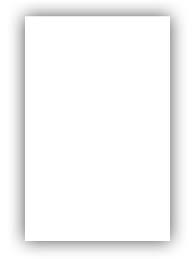
#> input picture Phase 2 (Image Transformations & Manipulation)/Image Drawing function/images.jpeg, 195 x 259 px, found by its file name
$ python drawing_line.py
#> lines starting #> are read from the running program, lines starting #| are printed output that depends on the picture; after the words box and inside, x2 and y2 are one past the last pixel; in counts of white or black regions, pixels touching at a corner belong together
import cv2

image=cv2.imread('D:\Open CV\Phase 2 (Image Transformations & Manipulation)\Image Drawing function\images.jpeg')
#> image is the input picture: shape (259, 195, 3); min 164, max 255, mean 246.6

if image is None:
    print("Error: Could not read the image.")

else:
    print("Image loaded")

    pt1=(50,100)
    pt2=(100,100)
    color=(255,0,0)
    thickness=4

    cv2.line(image, pt1,pt2,color,thickness)
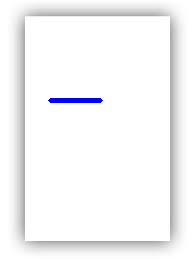
#> image: shape (259, 195, 3); 0.52% of pixels changed, all inside (x1, y1, x2, y2) = (48, 98, 103, 103)

    cv2.imshow("Line Drawing",image)
    cv2.waitKey(0)
#> (the run stopped early here; a loop or call above may not have finished)
